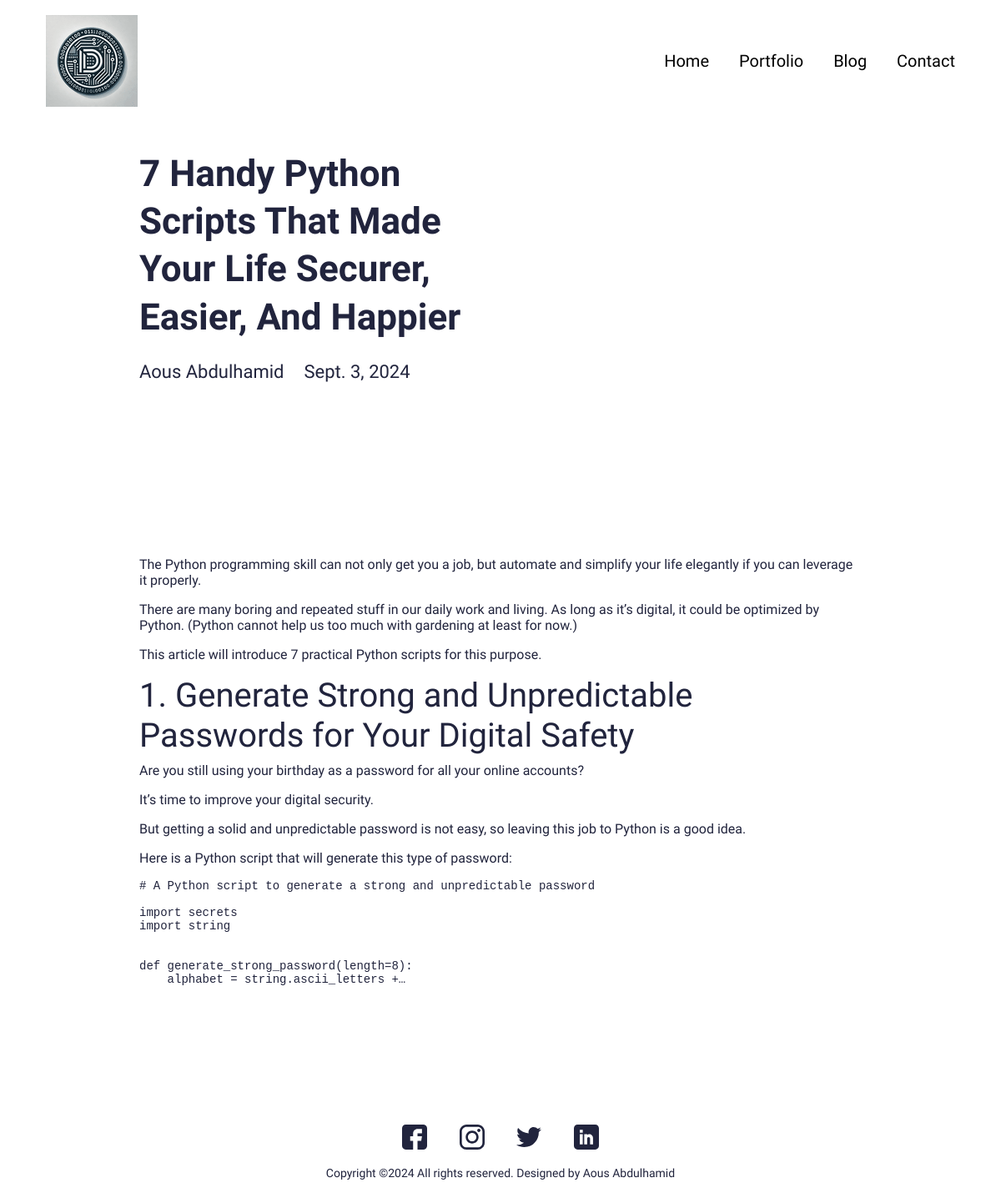
Page /blog/aous-abdulhamid on the committed database.
### main/models.py (models this page shows, shortened)
class Blog(models.Model):
    class Meta:
        verbose_name_plural = 'Blog Profiles'
        verbose_name = 'Blog'
        ordering = ["timestamp"]
    timestamp = models.DateTimeField(auto_now_add=True)
    author = models.CharField(max_length=200, blank=True, null=True)
    name = models.CharField(max_length=200, blank=True, null=True)
    description = models.CharField(max_length=500, blank=True, null=True)
    body = RichTextField(blank=True, null=True)
    slug = models.SlugField(null=True, blank=True)
    image = models.ImageField(blank=True, null=True, upload_to="blog")
    is_active = models.BooleanField(default=True)

### main/views.py (the view)
# urls.py: path('blog/<slug:slug>', views.BlogDetailView.as_view(), name="blog"),
class BlogDetailView(generic.DetailView):
	model = Blog
	template_name = "main/blog-detail.html"

### resume_app/context_processors.py (called while the page is built)
def project_context(request):
	context = {
		'me': User.objects.first(),
	}
	return context

### main/templates/main/blog-detail.html (shortened to what this page needs)
{% extends 'main/base.html' %}
{% load static %}
{% block content %}
<section>
  <div class="innerPageBannerCol">
    <div class="container">
      <div class="row g-4 g-md-3  align-items-center">
        <div class="col-md-6">
          <div class="bannerContent">
            <h1 class="xlTitle pb-md-3">{{object.name|title}}</h1>
          </div>
        </div>
      </div>
      <div class="row">
        <div class="col-md-auto">
          <div class="authorCol">
            <h4 class="smTitle pb-3">{{object.author|title}}</h4>
          </div>
        </div>
        <div class="col-md">
          <h4 class="smTitle pb-3">{{object.timestamp.date}}</h4>
        </div>
      </div>
    </div>
  </div>
</section>
<section>
  <div class="sectionSpaceSm">
    <div class="container">
      {{object.body|safe}}
    </div>
  </div>
</section>
{% endblock %}

### static/css/style.css (style rules this page uses)
:root { --primaryColor: #9C07B6; --primaryDarkColor: #3D0048; --primaryHoverColor: #900AA8; --secondaryColor: #F9B000; --baseColor: #21243D; --baseFont: 'Heebo', sans-serif; --titleFont: 'Courier Prime', monospace; --regular: 400; --medium: 500; --bold: 700; --black: 900; --lightBg: #F1F1F1; }
html { scroll-behavior: smooth; }
body { font-family: var(--baseFont); color: var(--baseColor); line-height: normal; }
.xlTitle { font-size: 44px; line-height: 1.3; font-weight: var(--bold); font-family: var(--titleFont) }
.smTitle { font-size: 22px; line-height: normal; font-weight: var(--regular); font-family: var(--titleFont) }
.sectionSpaceSm { padding: 35px 0; }
.innerPageBannerCol { padding: 180px 0 150px; }
@media (min-width:992px) { .container, .container-lg, .container-md, .container-sm, .container-xl, .container-xxl { max-width: 890px; } }

### rows in the picture
Blog: name "7 Handy Python Scripts That Made Your Life Securer, Easier, And Happier", author "Aous Abdulhamid", timestamp "Sept. 3, 2024", body "The Python programming skill can not only get you a job, but automate and simplify your life elegantly if you can leverage it properly. There are many boring and repeated stuff in our daily work and living. As long as it’s digital, it could be optimized by Python. (Python cannot help us too much with gardening at least for now.) This article will introduce 7 practical Python scripts for this purpose. 1. Generate Strong and Unpredictable Passwords for Your Digital Safety Are you still using your birthday as a password for all your online accounts? It’s time to improve your digital security. But getting a solid and unpredictable password is not easy, so leaving this job to Python is a good…"
